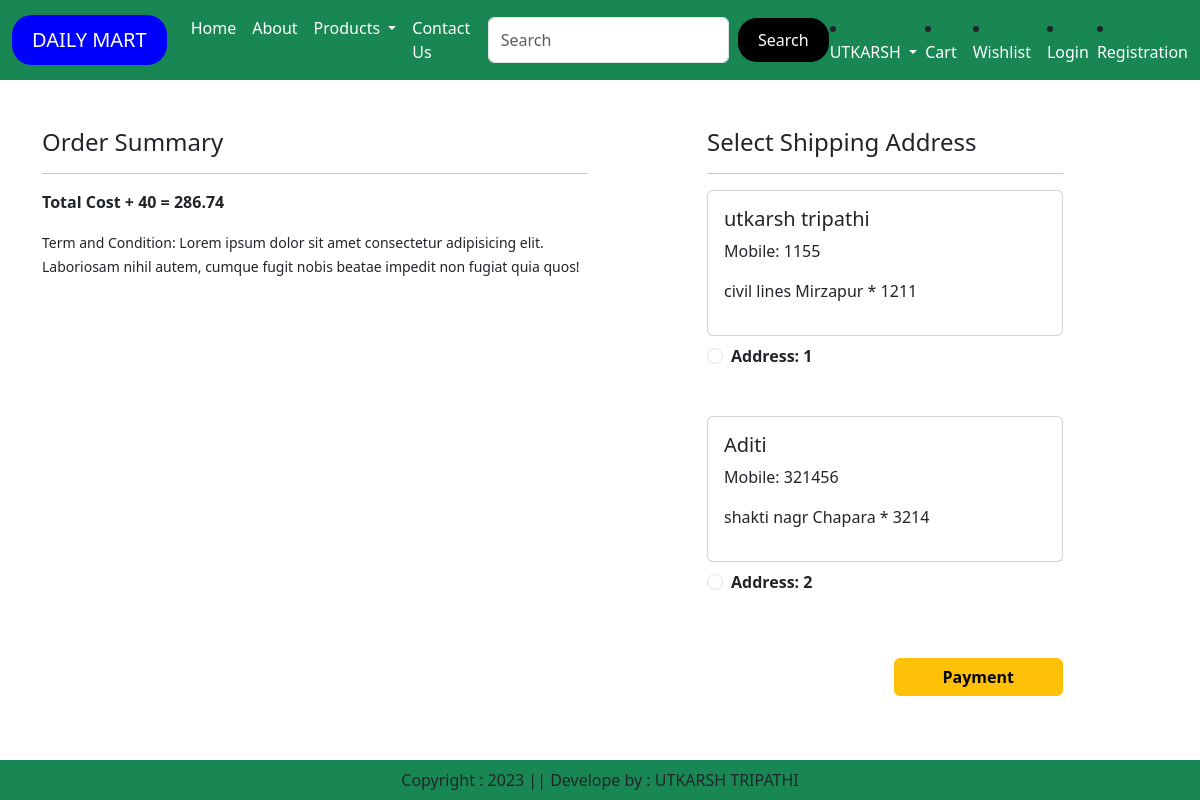
Screenshot of /checkout/ (signed in) with the database file from the repository.
### app/models.py (models this page shows, shortened)
class Customer(models.Model):
    user = models.ForeignKey(User,on_delete=models.CASCADE)
    name = models.CharField(max_length=50)
    locality = models.CharField(max_length=100)
    city = models.CharField(max_length=100)
    mobile = models.IntegerField(max_length=50,null=False)
    zipcode = models.IntegerField()

### app/views.py (the view)
# urls.py: path('checkout/', views.checkout.as_view(), name='checkout'),
class checkout(View):
    def get(self,request):
        user = request.user
        add = Customer.objects.filter(user=user)
        cart_item = Cart.objects.filter(user = user)
        famount = 0
        for p in cart_item:
            value = p.quantity * p.product.discount_price
            famount = famount + value
        totalamount = famount + 40
        return render(request,'app/checkout.html',locals())

### app/templates/app/checkout.html (shortened to what this page needs)
{% extends 'app/base.html' %}
{% load static %}
{% block main-content %}
<div class="container">
    <div class="row mt-5">
        <div class="col-sm-6">
            <h4>Order Summary</h4>
            <hr>
            <p class="fw-bold">Total Cost + 40 = {{totalamount}}</p>
            <small>Term and Condition: Lorem ipsum dolor sit amet consectetur adipisicing elit. Laboriosam nihil autem, cumque fugit nobis beatae impedit non fugiat quia quos!</small>
              </div>
              <div class="col-sm-4 offset-sm-1">
                <h4>Select Shipping Address</h4>
                <hr>
                <form method="post" id="myform">
                    {% for ad in add %}
                    <div class="card">
                        <div class="card-body">
                            <h5>{{ad.name}}</h5>
                            <p>Mobile: {{ad.mobile}}</p>
                            <p>{{ad.locality}} {{ad.city}} {{ad.state}} * {{ad.zipcode}}</p>
                        </div>
                    </div>
                    <div class="form-check mt-2 mb-5">
                        <input class="form-check-input" type="radio" name="custid" id="custid{{forloop.counter}}" value="{{ad.id}}">
                        <label class="form-check-label fw-bold" for="custadd{{forloop.counter}}">
                            Address: {{forloop.counter}}
                        </label>
                    </div>
                    {% endfor %}
                    <div class="text-end">
                        <button id="rzp-button1" type="submit" class="btn btn-warning mt-3 px-5 fw-bold">Payment</button>
                    </div>
                </form>
              </div>
        </div>
    </div>
{% endblock main-content %}

### rows the page displays
Customer: name "utkarsh tripathi", mobile "1155", locality "civil lines", city "Mirzapur", zipcode "1211"
Customer: name "Aditi", mobile "321456", locality "shakti nagr", city "Chapara", zipcode "3214"

### other values shown
{{ totalamount }} "286.74"
